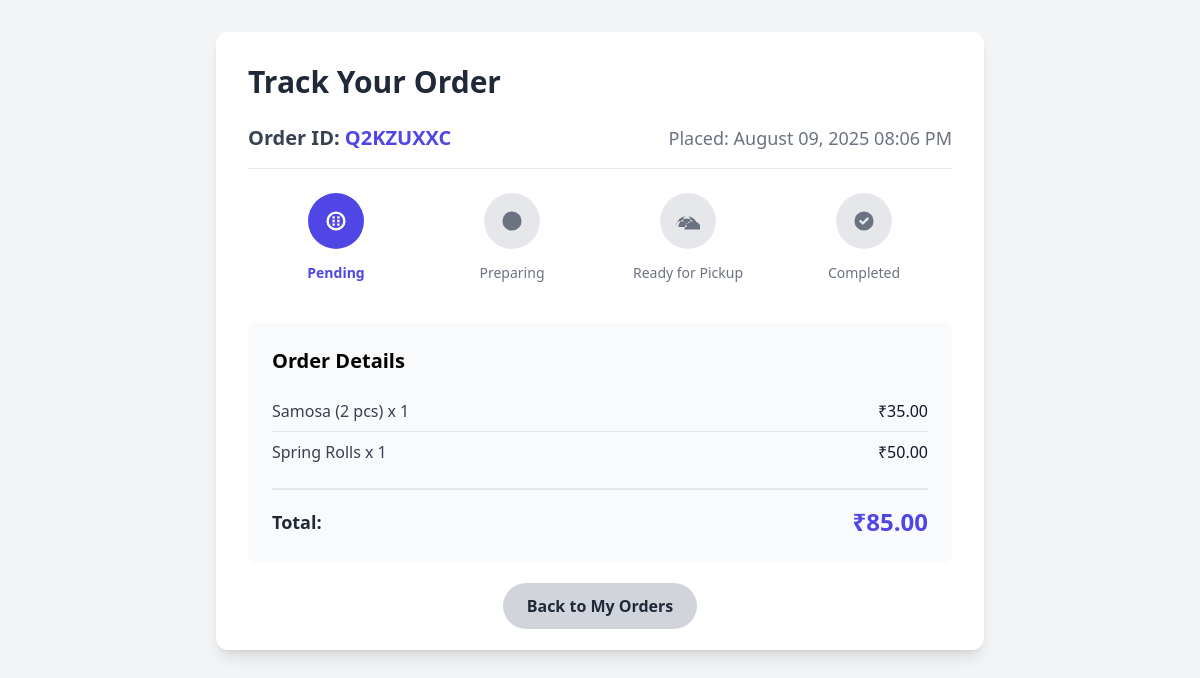
/student/order-tracking/8/ (signed in), run on the app's committed database.
### canteen_app/models.py (models this page shows, shortened)
class Order(models.Model):
    STATUS_CHOICES = (
        ('pending', 'Pending'),
        ('preparing', 'Preparing'),
        ('ready', 'Ready for Pickup'),
        ('completed', 'Completed'),
        ('cancelled', 'Cancelled'),
    )
    user = models.ForeignKey(User, on_delete=models.CASCADE, related_name='orders')
    order_number = models.CharField(max_length=20, unique=True)
    total_amount = models.DecimalField(max_digits=8, decimal_places=2)
    status = models.CharField(max_length=20, choices=STATUS_CHOICES, default='pending')
    created_at = models.DateTimeField(auto_now_add=True)
    updated_at = models.DateTimeField(auto_now=True)
    pickup_time = models.DateTimeField(null=True, blank=True)

class OrderItem(models.Model):
    order = models.ForeignKey(Order, on_delete=models.CASCADE, related_name='items')
    menu_item = models.ForeignKey(MenuItem, on_delete=models.CASCADE)
    quantity = models.PositiveIntegerField(default=1)
    unit_price = models.DecimalField(max_digits=6, decimal_places=2)

class MenuItem(models.Model):
    CATEGORY_CHOICES = (
        ('snacks', 'Snacks'),
        ('meals', 'Meals'),
        ('beverages', 'Beverages'),
        ('specials', 'Specials'),
    )
    name = models.CharField(max_length=100)
    description = models.TextField()
    category = models.CharField(max_length=20, choices=CATEGORY_CHOICES)
    price = models.DecimalField(max_digits=6, decimal_places=2)
    image = models.ImageField(upload_to='menu_items/', null=True, blank=True)
    is_available = models.BooleanField(default=True)

### canteen_app/views.py (the view)
# urls.py: path('student/order-tracking/<int:order_id>/', views.order_tracking, name='order_tracking'),
@login_required
@user_passes_test(is_student)
def order_tracking(request, order_id):
    order = get_object_or_404(Order.objects.prefetch_related('items__menu_item'), pk=order_id, user=request.user)
    return render(request, 'canteen_app/order_tracking.html', {'order': order})

### canteen_app/views.py (called while the page is built)
def is_student(user):
    return user.is_authenticated and user.role == 'student'

### canteen_app/templates/canteen_app/order_tracking.html (shortened to what this page needs)
{% extends 'canteen_app/base.html' %}  {% block content %}
<div class="min-h-screen bg-gray-100 p-8">
  <div class="max-w-3xl mx-auto bg-white rounded-xl shadow-lg p-8">
    <h2 class="text-3xl font-bold text-gray-800 mb-6">Track Your Order</h2>
    <div class="flex justify-between items-center border-b pb-4 mb-6">
      <h3 class="text-xl font-semibold text-gray-700">
        Order ID: <span class="text-indigo-600">{{ order.order_number }}</span>
      </h3>
      <span class="text-lg font-medium text-gray-500"
        >Placed: {{ order.created_at|date:"F d, Y h:i A" }}</span
      >
    </div>
    <div class="relative mb-8">
      <div class="flex justify-between items-center mb-4">
        <div class="flex-1 text-center">
          <span
            class="inline-block p-4 rounded-full {% if order.status == 'pending' %}bg-indigo-600 text-white{% else %}bg-gray-200 text-gray-500{% endif %}"
          >
            <svg class="w-6 h-6" fill="currentColor" viewBox="0 0 20 20">
              <path
                d="M10 2a8 8 0 100 16A8 8 0 0010 2zm0 14a6 6 0 110-12 6 6 0 010 12zM9 9H7v2h2v-2zm0 3H7v2h2v-2zm0-6H7v2h2V6zM13 9h-2v2h2v-2zm0 3h-2v2h2v-2zm0-6h-2v2h2V6z"
              ></path>
            </svg>
          </span>
          <p
            class="mt-2 text-sm {% if order.status == 'pending' %}font-bold text-indigo-600{% else %}text-gray-500{% endif %}"
          >
            Pending
          </p>
        </div>
        <div class="flex-1 text-center">
          <span
            class="inline-block p-4 rounded-full {% if order.status == 'preparing' %}bg-indigo-600 text-white{% else %}bg-gray-200 text-gray-500{% endif %}"
          >
            <svg class="w-6 h-6" fill="currentColor" viewBox="0 0 20 20">
              <path
                d="M10 18a8 8 0 100-16 8 8 0 000 16zm1-11a1 1 0 10-2 0v4a1 1 0 001 1h2a1 1 0 100-2h-1V7z"
              ></path>
            </svg>
          </span>
          <p
            class="mt-2 text-sm {% if order.status == 'preparing' %}font-bold text-indigo-600{% else %}text-gray-500{% endif %}"
          >
            Preparing
          </p>
        </div>
        <div class="flex-1 text-center">
          <span
            class="inline-block p-4 rounded-full {% if order.status == 'ready' %}bg-indigo-600 text-white{% else %}bg-gray-200 text-gray-500{% endif %}"
          >
            <svg class="w-6 h-6" fill="currentColor" viewBox="0 0 20 20">
              <path
                d="M9 12a3 3 0 100-6 3 3 0 000 6zm-2 5a7 7 0 1114 0H7zm2-2a5 5 0 00-10 0H0a9 9 0 0118 0h-2a7 7 0 00-14 0z"
              ></path>
            </svg>
          </span>
          <p
            class="mt-2 text-sm {% if order.status == 'ready' %}font-bold text-indigo-600{% else %}text-gray-500{% endif %}"
          >
            Ready for Pickup
          </p>
        </div>
        <div class="flex-1 text-center">
          <span
            class="inline-block p-4 rounded-full {% if order.status == 'completed' %}bg-green-600 text-white{% else %}bg-gray-200 text-gray-500{% endif %}"
          >
            <svg class="w-6 h-6" fill="currentColor" viewBox="0 0 20 20">
              <path
                fill-rule="evenodd"
                d="M10 18a8 8 0 100-16 8 8 0 000 16zm3.707-9.293a1 1 0 00-1.414-1.414L9 10.586 7.707 9.293a1 1 0 00-1.414 1.414l2 2a1 1 0 001.414 0l4-4z"
                clip-rule="evenodd"
              ></path>
            </svg>
          </span>
          <p
            class="mt-2 text-sm {% if order.status == 'completed' %}font-bold text-green-600{% else %}text-gray-500{% endif %}"
          >
            Completed
          </p>
        </div>
      </div>
      <div class="absolute inset-x-0 top-1/4 h-1 bg-gray-200 -z-10">
      </div>
    </div>
    <div class="mt-10 p-6 bg-gray-50 rounded-lg">
      <h4 class="text-xl font-bold mb-4">Order Details</h4>
      <ul class="divide-y divide-gray-200">
        {% for item in order.items.all %}
        <li class="flex justify-between py-2">
          <span class="text-gray-700"
            >{{ item.menu_item.name }} x {{ item.quantity }}</span
          >
          <span class="font-medium text-gray-900"
            >₹{{ item.unit_price|floatformat:2 }}</span
          >
        </li>
        {% endfor %}
      </ul>
      <div
        class="flex justify-between items-center pt-4 border-t-2 border-gray-200 mt-4"
      >
        <span class="text-lg font-bold text-gray-800">Total:</span>
        <span class="text-2xl font-bold text-indigo-600"
          >₹{{ order.total_amount|floatformat:2 }}</span
        >
      </div>
    </div>
    <div class="mt-8 text-center">
      <a
        href="{% url 'student_orders' %}"
        class="px-6 py-3 bg-gray-300 text-gray-800 rounded-full font-semibold hover:bg-gray-400 transition"
        >Back to My Orders</a
      >
    </div>
  </div>
</div>
{% endblock %}

### canteen_app/templates/canteen_app/base.html (style rules this page uses)
body { font-family: ui-sans-serif, system-ui, -apple-system, BlinkMacSystemFont, "Segoe UI", Roboto, "Helvetica Neue", Arial, "Noto Sans", sans-serif; }

### data on the page
Order: order_number "Q2KZUXXC", created_at "August 09, 2025 08:06 PM", total_amount "85.00"
OrderItem: menu_item.name "Samosa (2 pcs)", quantity "1", unit_price "35.00"
OrderItem: menu_item.name "Spring Rolls", quantity "1", unit_price "50.00"
